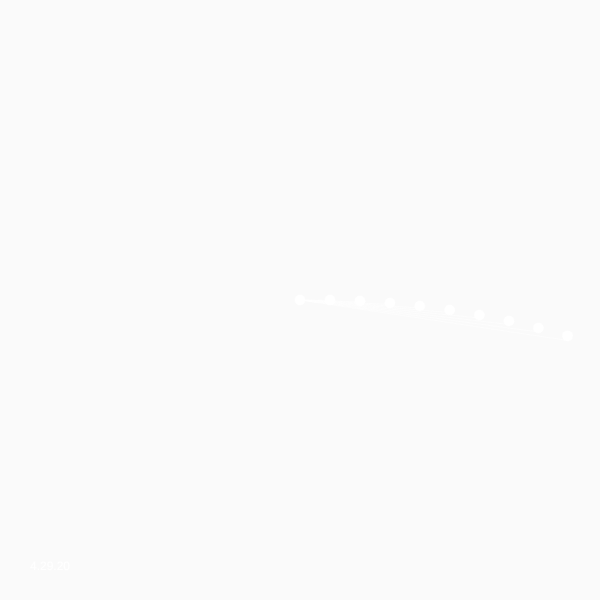
Frame 1 (no input)
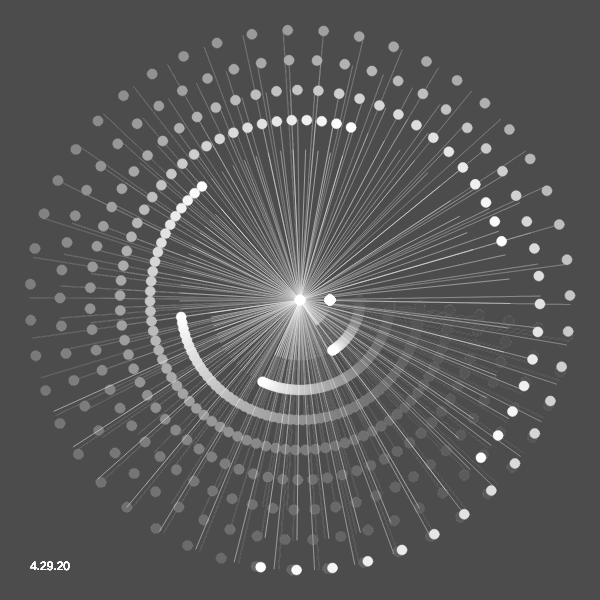
Frame 60 (no input)
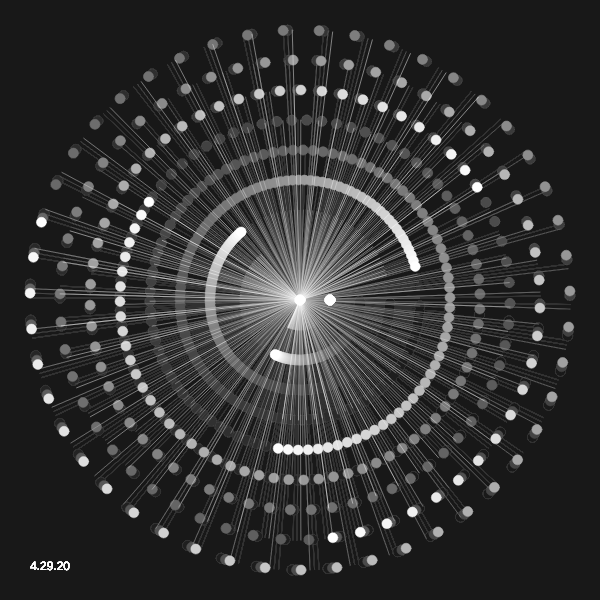
Frame 120 (the mouse pressed at the canvas centre since frame 60)

The p5.js sketch that drew these frames (run headless with seeded random() and noise() and a simulated clock; from frame 60 on, the mouse is pressed at the canvas centre):

// p5.js sketch
// ── sketch.js
let size = 600;
let numPetals = 10;
let petalSize;
let minPetalSize;
let outStep;
let outFraction = 0.5;
let phi;
let epsilon = 0.05;

function setup() {
  createCanvas(size, size);
  minPetalSize = floor(size/numPetals);
  outStep = minPetalSize * outFraction;
  phi = sqrt(50)/2;
  frameRate = 60;
}

function draw() {
  theta = millis()/1000;
  petalSize = minPetalSize + mouseY/height * 100;

  background(0, 5);
  translate(width/2, height/2);
  
  stroke(255);
  strokeWeight(0.5)
  //rect(0,0,width,height);

  for (let i=0; i<numPetals; i++) {
    let r = i*outStep;
    let angle = i*theta;
    let prev = (i-1)*theta;
    let x = r*cos(angle);
    let y = r*sin(angle);
    let px = r*cos(prev);
    let py = r*sin(prev);
    let scale = 1 + i/numPetals * 3;
    ellipse(px, py, 10, 10);
    line(x, y, 0, 0);
  }
  fill(255);
  noStroke();
  text("4.29.20", 30 - width/2, height-30 - height/2)
}
